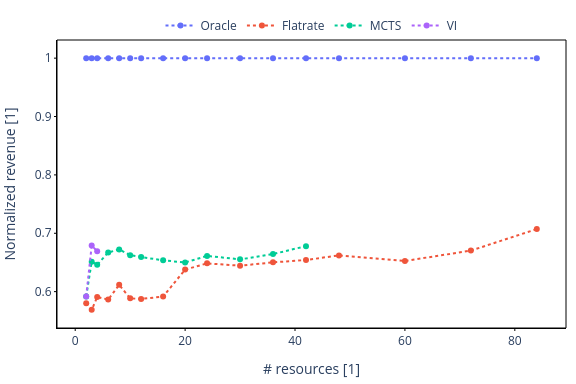

Notebook cell for this chart:
### Code cell
fig = px.scatter(df_mean_normalized[df_mean_normalized.n_r<96], x="n_r", y = "r", color="runner")
fig.update_traces(mode='markers+lines', line=dict(dash="dot"))
fig.update_layout(
    width=576,  # 6 inches * 96 pixels/inch
    height=384,  # 4 inches * 96 pixels/inch (or adjust based on your needs)
    legend=dict(
        yanchor="bottom",  # Anchor the legend from the bottom
        y=1,  # Position the legend above the plot (y > 1)
        xanchor="center",  # Center the legend horizontally
        x=0.5,  # Center the legend (x = 0.5)
        orientation="h",  # Display the legend horizontally
        title=None,
    ),
    plot_bgcolor='rgba(0, 0, 0, 0)',  # Transparent background inside the plot
    paper_bgcolor='rgba(0, 0, 0, 0)',  # Transparent background outside the plot
    margin=dict(l=10, r=10, t=40, b=10),  # Adjust margins to make space for border
    xaxis=dict(
        showline=True,  # Show x-axis line
        linewidth=1,  # Set line width
        linecolor='black',  # Set line color
        # dash='dash',  # Make x-axis line dashed
        ticks='outside',  # Move ticks outside the plot
        ticklen=2,  # Length of the tick marks
        tickwidth=1,  # Width of the tick marks
        tickcolor='black',  # Color of the tick marks
        title="# resources [1]"
    ),
    yaxis=dict(
        showline=True,  # Show y-axis line
        linewidth=1,  # Set line width
        linecolor='black',  # Set line color
        # dash='dash',  # Make y-axis line dashed
        ticks='outside',  # Move ticks outside the plot
        ticklen=2,  # Length of the tick marks
        tickwidth=1,  # Width of the tick marks
        tickcolor='black',  # Color of the tick marks
        title="Normalized revenue [1]"
    ),
    # Optional: Add border around the entire plot area
    shapes=[dict(
        type='rect',
        x0=0, y0=0, x1=1, y1=1,
        xref='paper', yref='paper',
        line=dict(color='black', width=1)
    )]
)
# save the figure as a static image
# fig.write_image(FIGROOT/"normalized_revenue_vs_n_res.pdf")
fig.show()

### Figure 1 — Plotly figure (JSON) as saved in the notebook; plotly's stock layout.template omitted (floating-point values rounded to 4 significant figures)
{"data": [{"hovertemplate": "runner=Oracle<br>n_r=%{x}<br>r=%{y}<extra></extra>", "legendgroup": "Oracle", "marker": {"color": "#636efa", "symbol": "circle"}, "mode": "markers+lines", "name": "Oracle", "orientation": "v", "showlegend": true, "x": [2, 3, 4, 6, 8, 10, 12, 16, 20, 24, 30, 36, 42, 48, 60, 72, 84], "xaxis": "x", "y": [1.0, 1.0, 1.0, 1.0, 1.0, 1.0, 1.0, 1.0, 1.0, 1.0, 1.0, 1.0, 1.0, 1.0, 1.0, 1.0, 1.0], "yaxis": "y", "type": "scatter", "line": {"dash": "dot"}}, {"hovertemplate": "runner=Flatrate<br>n_r=%{x}<br>r=%{y}<extra></extra>", "legendgroup": "Flatrate", "marker": {"color": "#EF553B", "symbol": "circle"}, "mode": "markers+lines", "name": "Flatrate", "orientation": "v", "showlegend": true, "x": [2, 3, 4, 6, 8, 10, 12, 16, 20, 24, 30, 36, 42, 48, 60, 72, 84], "xaxis": "x", "y": [0.5803, 0.5688, 0.5909, 0.5864, 0.6117, 0.5885, 0.5875, 0.5915, 0.6378, 0.6484, 0.6444, 0.6502, 0.6542, 0.6621, 0.6525, 0.6703, 0.7072], "yaxis": "y", "type": "scatter", "line": {"dash": "dot"}}, {"hovertemplate": "runner=MCTS<br>n_r=%{x}<br>r=%{y}<extra></extra>", "legendgroup": "MCTS", "marker": {"color": "#00cc96", "symbol": "circle"}, "mode": "markers+lines", "name": "MCTS", "orientation": "v", "showlegend": true, "x": [2, 3, 4, 6, 8, 10, 12, 16, 20, 24, 30, 36, 42, 48, 60, 72, 84], "xaxis": "x", "y": [0.5918, 0.6514, 0.6462, 0.667, 0.6723, 0.6625, 0.6592, 0.6536, 0.6499, 0.6612, 0.6553, 0.6643, 0.6779, null, null, null, null], "yaxis": "y", "type": "scatter", "line": {"dash": "dot"}}, {"hovertemplate": "runner=VI<br>n_r=%{x}<br>r=%{y}<extra></extra>", "legendgroup": "VI", "marker": {"color": "#ab63fa", "symbol": "circle"}, "mode": "markers+lines", "name": "VI", "orientation": "v", "showlegend": true, "x": [2, 3, 4, 6, 8, 10, 12, 16, 20, 24, 30, 36, 42, 48, 60, 72, 84], "xaxis": "x", "y": [0.5918, 0.6789, 0.6692, null, null, null, null, null, null, null, null, null, null, null, null, null, null], "yaxis": "y", "type": "scatter", "line": {"dash": "dot"}}], "layout": {"xaxis": {"anchor": "y", "domain": [0.0, 1.0], "title": {"text": "# resources [1]"}, "showline": true, "linewidth": 1, "linecolor": "black", "ticks": "outside", "ticklen": 2, "tickwidth": 1, "tickcolor": "black"}, "yaxis": {"anchor": "x", "domain": [0.0, 1.0], "title": {"text": "Normalized revenue [1]"}, "showline": true, "linewidth": 1, "linecolor": "black", "ticks": "outside", "ticklen": 2, "tickwidth": 1, "tickcolor": "black"}, "legend": {"title": {}, "tracegroupgap": 0, "yanchor": "bottom", "y": 1, "xanchor": "center", "x": 0.5, "orientation": "h"}, "margin": {"t": 40, "l": 10, "r": 10, "b": 10}, "width": 576, "height": 384, "plot_bgcolor": "rgba(0, 0, 0, 0)", "paper_bgcolor": "rgba(0, 0, 0, 0)", "shapes": [{"line": {"color": "black", "width": 1}, "type": "rect", "x0": 0, "x1": 1, "xref": "paper", "y0": 0, "y1": 1, "yref": "paper"}]}}
